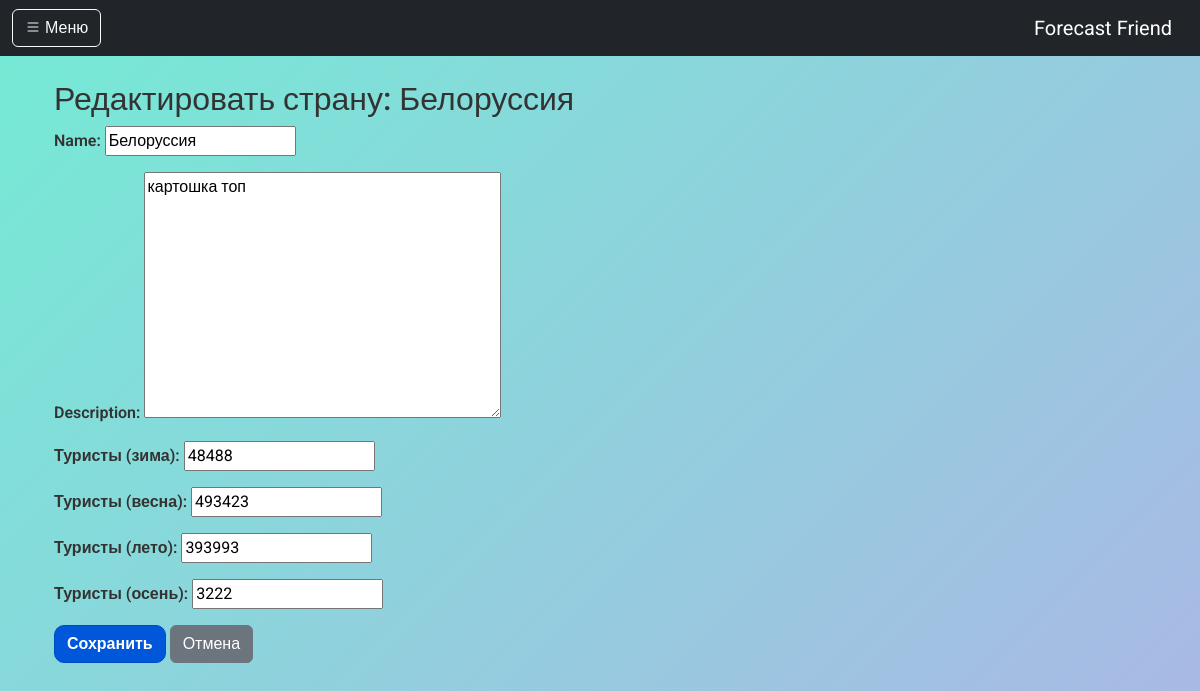
Page /countries/edit/13/ (signed in) on the committed database.
### core/models.py (models this page shows, shortened)
class Country(models.Model):
    name = models.CharField(max_length=100)
    description = models.TextField()
    tourists_winter = models.PositiveIntegerField(default=0, verbose_name="Туристы (зима)")
    tourists_spring = models.PositiveIntegerField(default=0, verbose_name="Туристы (весна)")
    tourists_summer = models.PositiveIntegerField(default=0, verbose_name="Туристы (лето)")
    tourists_autumn = models.PositiveIntegerField(default=0, verbose_name="Туристы (осень)")

### core/views.py (the view)
# urls.py: path('countries/edit/<int:country_id>/', edit_country, name='edit_country'),
def edit_country(request, country_id):
    if not request.user.is_staff:
        messages.error(request, 'У вас нет прав доступа к этой странице.')
        return redirect('profile')
    country = get_object_or_404(Country, id=country_id)
    if request.method == 'POST':
        form = CountryForm(request.POST, instance=country)
        if form.is_valid():
            form.save()
            return redirect('country_list')
    else:
        form = CountryForm(instance=country)
    return render(request, 'core/edit_country.html', {
        'form': form,
        'country': country
    })

### core/forms.py
class CountryForm(forms.ModelForm):
    class Meta:
        model = Country
        fields = ['name', 'description', 'tourists_winter', 'tourists_spring', 'tourists_summer', 'tourists_autumn']

### core/templates/core/edit_country.html (shortened to what this page needs)
{% extends 'base.html' %}
{% block content %}
<div class="container mt-4">
    <h2>Редактировать страну: {{ country.name }}</h2>
    <form method="post">
        {{ form.as_p }}
        <button type="submit" class="btn btn-primary">Сохранить</button>
        <a href="{% url 'country_list' %}" class="btn btn-secondary">Отмена</a>
    </form>
</div>
{% endblock %}

### static/css/style.css (style rules this page uses)
body { font-family: 'Roboto', sans-serif; background: linear-gradient(135deg, #74ebd5, #acb6e5); min-height: 100vh; margin: 0; padding: 0; color: #333; }
.btn-primary { background-color: #0057D9; border-color: #004CC1; color: #fff; border-radius: 10px; font-weight: 600; transition: all 0.2s ease-in-out; }
label { font-weight: 600; }

### rows in the picture
Country: name "Белоруссия", description "картошка топ", tourists_winter "48488", tourists_spring "493423", tourists_summer "393993", tourists_autumn "3222"
